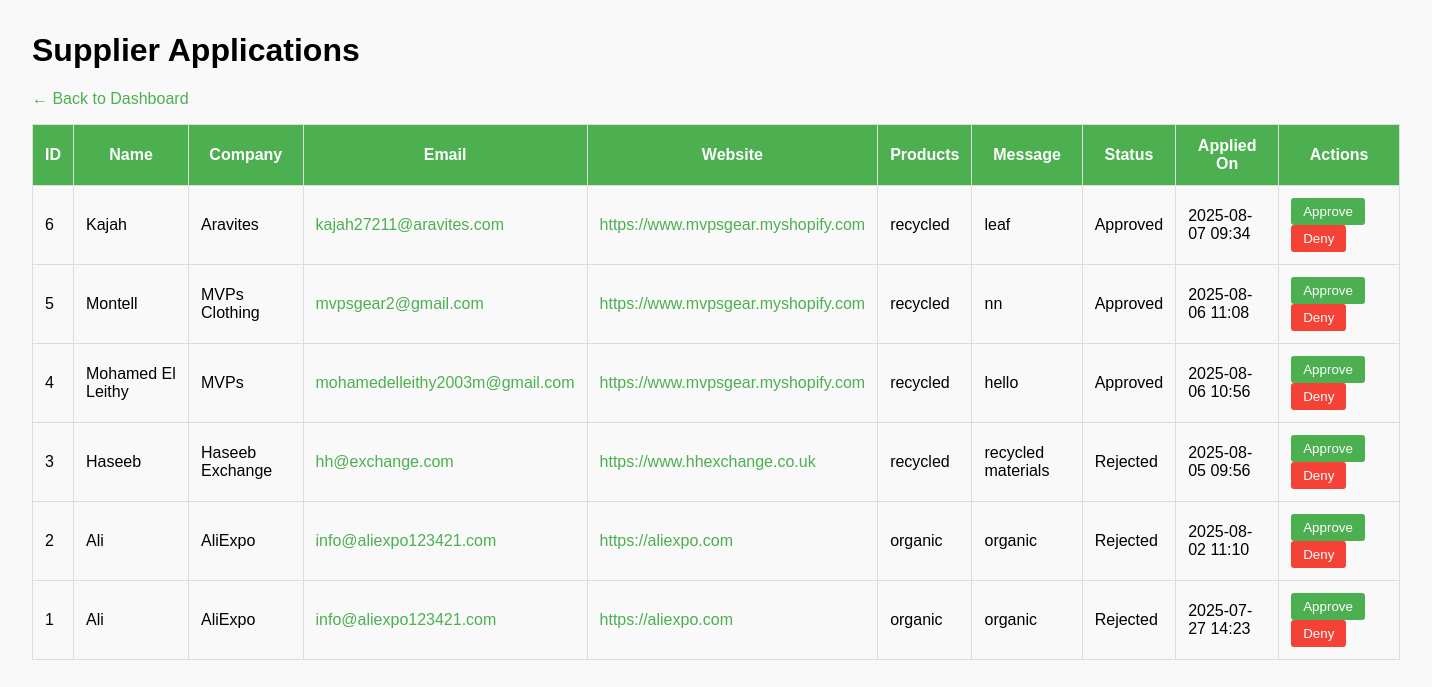
Page /admin/supplier-applications on the earlier database version.
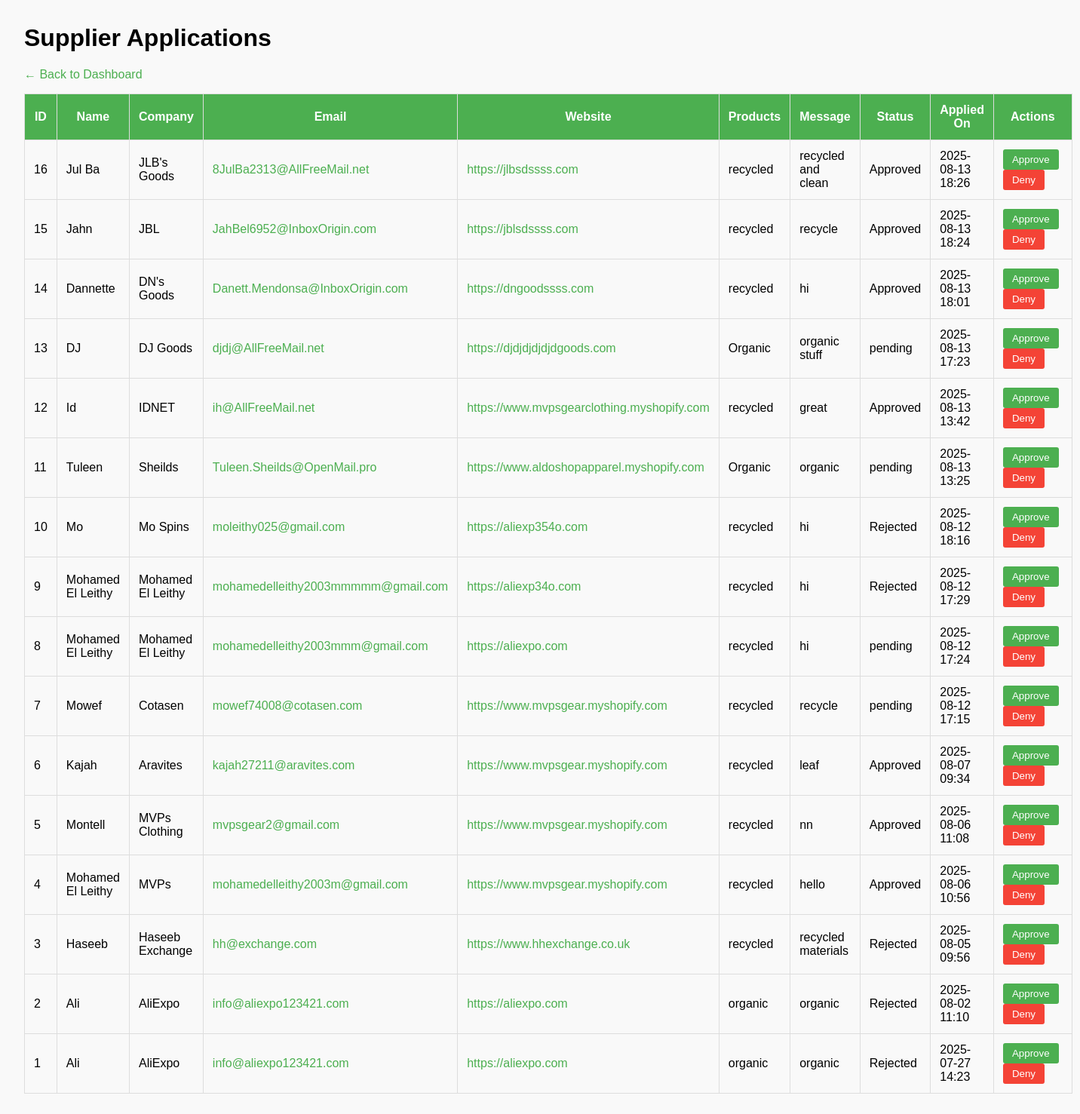
Same page on the later database version.
### models.py (models this page shows)
class SupplierApplication(db.Model):
    __tablename__ = 'supplier_application'
    id = db.Column(db.Integer, primary_key=True)
    user_id = db.Column(db.Integer, db.ForeignKey('user.id'), nullable=False)
    user = db.relationship('User', backref='supplier_applications')
    name = db.Column(db.String(100), nullable=False)
    email = db.Column(db.String(100), nullable=False)
    company = db.Column(db.String(100), nullable=False)
    website = db.Column(db.String(200))
    products = db.Column(db.String(300))
    message = db.Column(db.Text)
    status = db.Column(db.String(20), default='pending')
    created_at = db.Column(db.DateTime, default=datetime.utcnow)

### app.py (the view)
@admin_bp.route('/supplier-applications')
def supplier_applications():
    applications = SupplierApplication.query.order_by(SupplierApplication.created_at.desc()).all()
    return render_template('supplier_applications.html', applications=applications)

### app.py (called while the page is built)
@app.context_processor
def inject_faqs():
    faqs = get_faqs()
    return dict(faqs=faqs[:3])

### templates/supplier_applications.html (shortened to what this page needs)
<!DOCTYPE html>
<html lang="en">
<head>
</head>
<body>
    <h1>Supplier Applications</h1>
    <p><a href="{{ url_for('admin.dashboard') }}">← Back to Dashboard</a></p>
    {% if applications %}
    <table>
        <thead>
            <tr>
                <th>ID</th>
                <th>Name</th>
                <th>Company</th>
                <th>Email</th>
                <th>Website</th>
                <th>Products</th>
                <th>Message</th>
                <th>Status</th>
                <th>Applied On</th>
                <th>Actions</th>
            </tr>
        </thead>
        <tbody>
            {% for app in applications %}
            <tr>
                <td>{{ app.id }}</td>
                <td>{{ app.name }}</td>
                <td>{{ app.company }}</td>
                <td><a href="mailto:{{ app.email }}">{{ app.email }}</a></td>
                <td><a href="{{ app.website }}" target="_blank">{{ app.website }}</a></td>
                <td>{{ app.products }}</td>
                <td>{{ app.message }}</td>
                <td>{{ app.status }}</td>
                <td>{{ app.created_at.strftime('%Y-%m-%d %H:%M') }}</td>
                <td>
                    <form method="POST" action="{{ url_for('admin.supplier_approve', app_id=app.id) }}">
                        <button type="submit" class="approve">Approve</button>
                    </form>
                    <form method="POST" action="{{ url_for('admin.supplier_reject', app_id=app.id) }}">
                        <button type="submit" class="deny">Deny</button>
                    </form>
                </td>
            </tr>
            {% endfor %}
        </tbody>
    </table>
    {% else %}
    <p>No supplier applications found.</p>
    {% endif %}
</body>
</html>

### templates/supplier_applications.html (style rules this page uses)
body { font-family: Arial, sans-serif; margin: 2rem; background: #f9f9f9; }
table { width: 100%; border-collapse: collapse; }
th, td { padding: 0.75rem; border: 1px solid #ddd; vertical-align: middle; }
th { background-color: #4CAF50; color: white; }
a { color: #4CAF50; text-decoration: none; }
form { display: inline; }
button.approve { background-color: #4CAF50; color: white; border: none; padding: 6px 12px; cursor: pointer; border-radius: 3px; margin-right: 5px; }
button.deny { background-color: #f44336; color: white; border: none; padding: 6px 12px; cursor: pointer; border-radius: 3px; }

Differences in the rows shown:
added SupplierApplication: id "16", name "Jul Ba", company "JLB's Goods", email "8JulBa2313@AllFreeMail.net", website "https://jlbsdssss.com", products "recycled", message "recycled and clean", status "Approved", created_at "2025-08-13 18:26"
added SupplierApplication: id "15", name "Jahn", company "JBL", email "JahBel6952@InboxOrigin.com", website "https://jblsdssss.com", products "recycled", message "recycle", status "Approved", created_at "2025-08-13 18:24"
added SupplierApplication: id "14", name "Dannette", company "DN's Goods", email "Danett.Mendonsa@InboxOrigin.com", website "https://dngoodssss.com", products "recycled", message "hi", status "Approved", created_at "2025-08-13 18:01"
added SupplierApplication: id "13", name "DJ", company "DJ Goods", email "djdj@AllFreeMail.net", website "https://djdjdjdjdjdgoods.com", products "Organic", message "organic stuff", status "pending", created_at "2025-08-13 17:23"
added SupplierApplication: id "12", name "Id", company "IDNET", email "ih@AllFreeMail.net", website "https://www.mvpsgearclothing.myshopify.com", products "recycled", message "great", status "Approved", created_at "2025-08-13 13:42"
added SupplierApplication: id "11", name "Tuleen", company "Sheilds", email "Tuleen.Sheilds@OpenMail.pro", website "https://www.aldoshopapparel.myshopify.com", products "Organic", message "organic", status "pending", created_at "2025-08-13 13:25"
added SupplierApplication: id "10", name "Mo", company "Mo Spins", email "moleithy025@gmail.com", website "https://aliexp354o.com", products "recycled", message "hi", status "Rejected", created_at "2025-08-12 18:16"
added SupplierApplication: id "9", name "Mohamed El Leithy", company "Mohamed El Leithy", email "mohamedelleithy2003mmmmm@gmail.com", website "https://aliexp34o.com", products "recycled", message "hi", status "Rejected", created_at "2025-08-12 17:29"
added SupplierApplication: id "8", name "Mohamed El Leithy", company "Mohamed El Leithy", email "mohamedelleithy2003mmm@gmail.com", website "https://aliexpo.com", products "recycled", message "hi", status "pending", created_at "2025-08-12 17:24"
added SupplierApplication: id "7", name "Mowef", company "Cotasen", email "mowef74008@cotasen.com", website "https://www.mvpsgear.myshopify.com", products "recycled", message "recycle", status "pending", created_at "2025-08-12 17:15"
